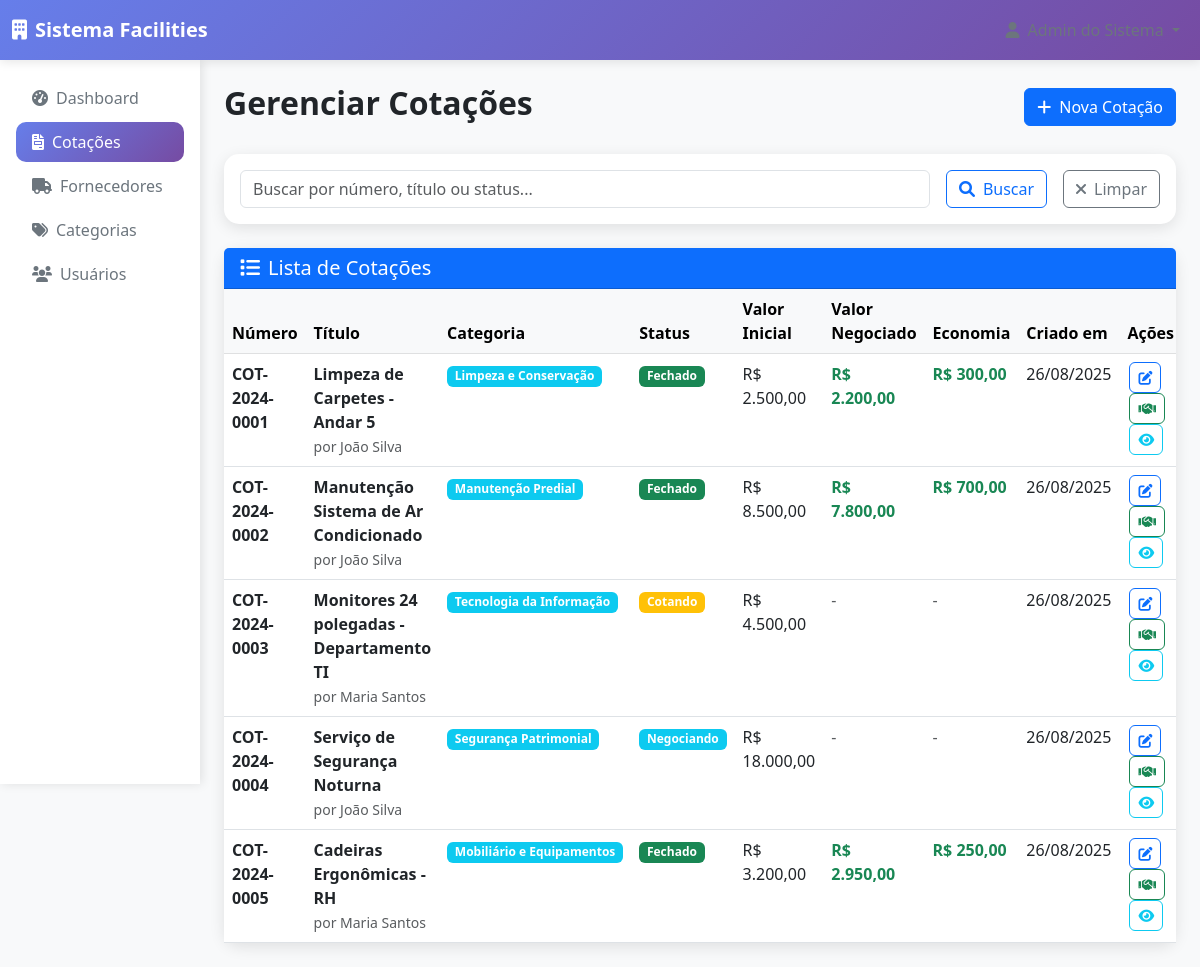
/cotacoes.php (signed in), run on the app's committed database.
### tables this page shows
CREATE TABLE cotacoes (
    id INT PRIMARY KEY AUTO_INCREMENT,
    numero_cotacao VARCHAR(20) UNIQUE NOT NULL,
    titulo VARCHAR(200) NOT NULL,
    descricao TEXT,
    categoria_id INT,
    usuario_id INT NOT NULL,
    valor_inicial DECIMAL(12,2) NOT NULL,
    valor_negociado DECIMAL(12,2) NULL,
    economia DECIMAL(12,2) GENERATED ALWAYS AS (valor_inicial - COALESCE(valor_negociado, valor_inicial)) STORED,
    status ENUM('pendente', 'cotando', 'negociando', 'fechado', 'cancelado') DEFAULT 'pendente',
    data_vencimento DATE,
    observacoes TEXT,
    created_at TIMESTAMP DEFAULT CURRENT_TIMESTAMP,
    updated_at TIMESTAMP DEFAULT CURRENT_TIMESTAMP ON UPDATE CURRENT_TIMESTAMP,
    FOREIGN KEY (categoria_id) REFERENCES categorias(id) ON DELETE SET NULL,
    FOREIGN KEY (usuario_id) REFERENCES usuarios(id) ON DELETE CASCADE,
    INDEX idx_status (status),
    INDEX idx_numero (numero_cotacao),
    INDEX idx_created (created_at)
);

CREATE TABLE usuarios (
    id INT PRIMARY KEY AUTO_INCREMENT,
    nome VARCHAR(100) NOT NULL,
    email VARCHAR(100) UNIQUE NOT NULL,
    senha VARCHAR(255) NOT NULL,
    perfil ENUM('admin', 'usuario') DEFAULT 'usuario',
    ativo BOOLEAN DEFAULT TRUE,
    created_at TIMESTAMP DEFAULT CURRENT_TIMESTAMP,
    updated_at TIMESTAMP DEFAULT CURRENT_TIMESTAMP ON UPDATE CURRENT_TIMESTAMP
);

CREATE TABLE categorias (
    id INT PRIMARY KEY AUTO_INCREMENT,
    nome VARCHAR(100) NOT NULL,
    descricao TEXT,
    ativo BOOLEAN DEFAULT TRUE,
    created_at TIMESTAMP DEFAULT CURRENT_TIMESTAMP,
    updated_at TIMESTAMP DEFAULT CURRENT_TIMESTAMP ON UPDATE CURRENT_TIMESTAMP
);

### config.php (called while the page is built, shortened)
<?php
function formatarMoeda($valor) {
    return 'R$ ' . number_format($valor, 2, ',', '.');
}
?>

### cotacoes.php (the view, shortened to what this page needs)
<?php
require_once 'config.php';
$filtro = $_GET['filtro'] ?? '';
$where = '';
$params = [];
$stmt = $pdo->prepare("
    SELECT c.*, cat.nome as categoria_nome, u.nome as usuario_nome
    FROM cotacoes c
    LEFT JOIN categorias cat ON c.categoria_id = cat.id
    LEFT JOIN usuarios u ON c.usuario_id = u.id
    $where
    ORDER BY c.created_at DESC
");
$stmt->execute($params);
$cotacoes = $stmt->fetchAll();
?>
<!DOCTYPE html>
<html lang="pt-BR">
<head>
    <link href="https://cdn.jsdelivr.net/npm/bootstrap@5.3.0/dist/css/bootstrap.min.css" rel="stylesheet">
    <link href="https://cdnjs.cloudflare.com/ajax/libs/font-awesome/6.0.0/css/all.min.css" rel="stylesheet">
</head>
<body>
    <nav class="navbar navbar-expand-lg navbar-dark">
        <div class="container-fluid">
            <a class="navbar-brand fw-bold" href="dashboard.php">
                <i class="fas fa-building me-2"></i><?= SITE_NAME ?>
            </a>
            <div class="navbar-nav ms-auto">
                <div class="nav-item dropdown">
                    <a class="nav-link dropdown-toggle" href="#" role="button" data-bs-toggle="dropdown">
                        <i class="fas fa-user me-2"></i><?= $_SESSION['usuario_nome'] ?>
                    </a>
                </div>
            </div>
        </div>
    </nav>
    <div class="container-fluid">
        <div class="row">
            <div class="col-md-2 p-0">
                <div class="sidebar p-3">
                    <nav class="nav flex-column">
                        <a class="nav-link" href="dashboard.php">
                            <i class="fas fa-tachometer-alt me-2"></i>Dashboard
                        </a>
                        <a class="nav-link active" href="cotacoes.php">
                            <i class="fas fa-file-invoice me-2"></i>Cotações
                        </a>
                        <a class="nav-link" href="fornecedores.php">
                            <i class="fas fa-truck me-2"></i>Fornecedores
                        </a>
                        <a class="nav-link" href="categorias.php">
                            <i class="fas fa-tags me-2"></i>Categorias
                        </a>
                        <?php if ($_SESSION['usuario_perfil'] == 'admin'): ?>
                        <a class="nav-link" href="usuarios.php">
                            <i class="fas fa-users me-2"></i>Usuários
                        </a>
                        <?php endif; ?>
                    </nav>
                </div>
            </div>
            <div class="col-md-10 p-4">
                <div class="d-flex justify-content-between align-items-center mb-4">
                    <h2 class="fw-bold">Gerenciar Cotações</h2>
                    <div>
                        <a href="nova_cotacao.php" class="btn btn-primary">
                            <i class="fas fa-plus me-2"></i>Nova Cotação
                        </a>
                    </div>
                </div>
                <div class="card mb-4">
                    <div class="card-body">
                        <form method="GET" class="d-flex gap-3">
                            <div class="flex-grow-1">
                                <input type="text" name="filtro" class="form-control"
                                       placeholder="Buscar por número, título ou status..."
                                       value="<?= htmlspecialchars($filtro) ?>">
                            </div>
                            <button type="submit" class="btn btn-outline-primary">
                                <i class="fas fa-search me-2"></i>Buscar
                            </button>
                            <a href="cotacoes.php" class="btn btn-outline-secondary">
                                <i class="fas fa-times me-2"></i>Limpar
                            </a>
                        </form>
                    </div>
                </div>
                <div class="card">
                    <div class="card-header bg-primary text-white">
                        <h5 class="mb-0"><i class="fas fa-list me-2"></i>Lista de Cotações</h5>
                    </div>
                    <div class="card-body p-0">
                        <div class="table-responsive">
                            <table class="table table-hover mb-0">
                                <thead class="table-light">
                                    <tr>
                                        <th>Número</th>
                                        <th>Título</th>
                                        <th>Categoria</th>
                                        <th>Status</th>
                                        <th>Valor Inicial</th>
                                        <th>Valor Negociado</th>
                                        <th>Economia</th>
                                        <th>Criado em</th>
                                        <th>Ações</th>
                                    </tr>
                                </thead>
                                <tbody>
                                    <?php if (empty($cotacoes)): ?>
                                    <tr>
                                        <td colspan="9" class="text-center py-4">
                                            <i class="fas fa-inbox fa-2x text-muted mb-3"></i>
                                            <p class="text-muted">Nenhuma cotação encontrada</p>
                                        </td>
                                    </tr>
                                    <?php else: ?>
                                        <?php foreach ($cotacoes as $cotacao): ?>
                                        <tr>
                                            <td><strong><?= $cotacao['numero_cotacao'] ?></strong></td>
                                            <td>
                                                <div class="fw-semibold"><?= $cotacao['titulo'] ?></div>
                                                <small class="text-muted">por <?= $cotacao['usuario_nome'] ?></small>
                                            </td>
                                            <td>
                                                <span class="badge bg-info"><?= $cotacao['categoria_nome'] ?></span>
                                            </td>
                                            <td>
                                                <?php
                                                $badge_class = [
                                                    'pendente' => 'secondary',
                                                    'cotando' => 'warning',
                                                    'negociando' => 'info',
                                                    'fechado' => 'success',
                                                    'cancelado' => 'danger'
                                                ];
                                                ?>
                                                <span class="badge bg-<?= $badge_class[$cotacao['status']] ?>">
                                                    <?= ucfirst($cotacao['status']) ?>
                                                </span>
                                            </td>
                                            <td><?= formatarMoeda($cotacao['valor_inicial']) ?></td>
                                            <td>
                                                <?php if ($cotacao['valor_negociado']): ?>
                                                    <span class="text-success fw-semibold">
                                                        <?= formatarMoeda($cotacao['valor_negociado']) ?>
                                                    </span>
                                                <?php else: ?>
                                                    <span class="text-muted">-</span>
                                                <?php endif; ?>
                                            </td>
                                            <td>
                                                <?php if ($cotacao['economia'] > 0): ?>
                                                    <span class="text-success fw-bold">
                                                        <?= formatarMoeda($cotacao['economia']) ?>
                                                    </span>
                                                <?php else: ?>
                                                    <span class="text-muted">-</span>
                                                <?php endif; ?>
                                            </td>
                                            <td><?= date('d/m/Y', strtotime($cotacao['created_at'])) ?></td>
                                            <td>
                                                <a href="editar_cotacao.php?id=<?= $cotacao['id'] ?>"
                                                   class="btn btn-sm btn-outline-primary btn-action"
                                                   title="Editar">
                                                    <i class="fas fa-edit"></i>
                                                </a>
                                                <a href="negociar_cotacao.php?id=<?= $cotacao['id'] ?>"
                                                   class="btn btn-sm btn-outline-success btn-action"
                                                   title="Negociar">
                                                    <i class="fas fa-handshake"></i>
                                                </a>
                                                <a href="detalhes_cotacao.php?id=<?= $cotacao['id'] ?>"
                                                   class="btn btn-sm btn-outline-info btn-action"
                                                   title="Detalhes">
                                                    <i class="fas fa-eye"></i>
                                                </a>
                                            </td>
                                        </tr>
                                        <?php endforeach; ?>
                                    <?php endif; ?>
                                </tbody>
                            </table>
                        </div>
                    </div>
                </div>
            </div>
        </div>
    </div>
</body>
</html>

### cotacoes.php (style rules this page uses)
body { background-color: #f8f9fa; }
.navbar { background: linear-gradient(135deg, #667eea 0%, #764ba2 100%); box-shadow: 0 2px 10px rgba(0,0,0,0.1); }
.card { border-radius: 15px; box-shadow: 0 4px 15px rgba(0,0,0,0.1); border: none; }
.sidebar { background: white; min-height: calc(100vh - 76px); box-shadow: 2px 0 10px rgba(0,0,0,0.1); }
.nav-link { color: #6c757d; border-radius: 10px; margin: 2px 0; transition: all 0.3s; }
.nav-link:hover, .nav-link.active { background: linear-gradient(135deg, #667eea 0%, #764ba2 100%); color: white; }
.btn-action { padding: 0.25rem 0.5rem; font-size: 0.875rem; border-radius: 0.375rem; margin: 0 2px; }

### data on the page
cotacoes: numero_cotacao "COT-2024-0001", titulo "Limpeza de Carpetes - Andar 5", usuario.nome "João Silva", categoria.nome "Limpeza e Conservação", status "Fechado", valor_inicial "R$ 2.500,00", valor_negociado "R$ 2.200,00", economia "R$ 300,00", created_at "26/08/2025"
cotacoes: numero_cotacao "COT-2024-0002", titulo "Manutenção Sistema de Ar Condicionado", usuario.nome "João Silva", categoria.nome "Manutenção Predial", status "Fechado", valor_inicial "R$ 8.500,00", valor_negociado "R$ 7.800,00", economia "R$ 700,00", created_at "26/08/2025"
cotacoes: numero_cotacao "COT-2024-0003", titulo "Monitores 24 polegadas - Departamento TI", usuario.nome "Maria Santos", categoria.nome "Tecnologia da Informação", status "Cotando", valor_inicial "R$ 4.500,00", created_at "26/08/2025"
cotacoes: numero_cotacao "COT-2024-0004", titulo "Serviço de Segurança Noturna", usuario.nome "João Silva", categoria.nome "Segurança Patrimonial", status "Negociando", valor_inicial "R$ 18.000,00", created_at "26/08/2025"
cotacoes: numero_cotacao "COT-2024-0005", titulo "Cadeiras Ergonômicas - RH", usuario.nome "Maria Santos", categoria.nome "Mobiliário e Equipamentos", status "Fechado", valor_inicial "R$ 3.200,00", valor_negociado "R$ 2.950,00", economia "R$ 250,00", created_at "26/08/2025"

### other printed values
SITE_NAME "Sistema Facilities"
